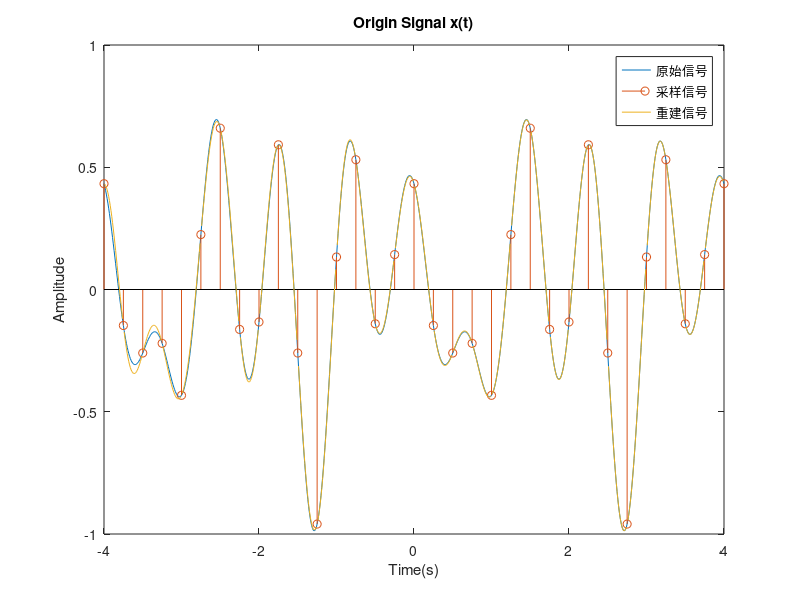
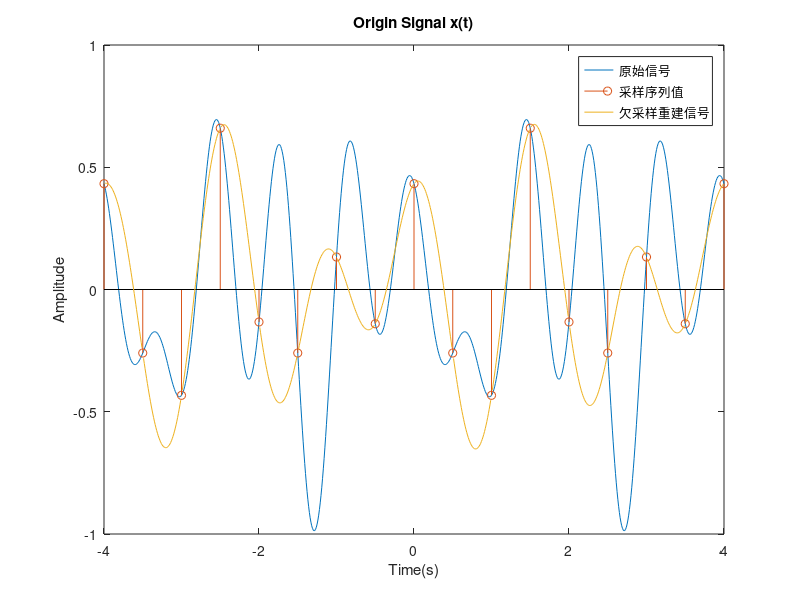

Here is the MATLAB script that generated these plots, in order:
%x(t)=0.3sin(2πt)+0.4cos(2.5πt+pi/4)+0.3cos(pi*t+pi/3)
%信号的采样与重建
%信号描述
%时间向量
t = -4:0.01:4;
signal = 0.3*sin(2*pi*t)+0.4*cos(2.5*pi*t+pi/4)+0.3*cos(pi*t+pi/3);

%绘制信号
figure;
plot(t,signal);
xlabel("Time(s)");
title("Origin Signal x(t)");
ylabel("Amplitude");


%Ts = 0.25采样
Ts = 0.25;
ts = -4:0.25:4;
sample_signal = 0.3*sin(2*pi*ts)+0.4*cos(2.5*pi*ts+pi/4)+0.3*cos(pi*ts+pi/3);
%绘制信号
hold on;
stem(ts,sample_signal);
xlabel("Time(s)");
title("Origin Signal x(t)");
ylabel("Amplitude");

%信号重建
x_re = zeros(1,801);

%执行插值运算
for i=1:801
for n=1:33
x_re(i) = x_re(i) + (sample_signal(n)*sin(pi*(t(i)-ts(n))/Ts))/(pi*(t(i)-ts(n))/Ts);
end
end

%绘制重建信号
plot(t,x_re);

%图例
legend("原始信号","采样信号","重建信号");

hold off;

%欠采样
Ts2 = 0.5;
ts2 = -4:0.5:4;
undersimple_signal = 0.3*sin(2*pi*ts2)+0.4*cos(2.5*pi*ts2+pi/4)+0.3*cos(pi*ts2+pi/3);
figure;
plot(t,signal);
xlabel("Time(s)");
title("Origin Signal x(t)");
ylabel("Amplitude");
hold on;
stem(ts2,undersimple_signal);

%重建信号
undersample_x_re = zeros(1,801);
for i=1:801
    for n=1:17
        undersample_x_re(i) = undersample_x_re(i) + undersimple_signal(n)*(sin(pi*(t(i)-ts2(n))/Ts2)/(pi*(t(i)-ts2(n))/Ts2));
    end
end

%绘制欠采样重建信号
plot(t,undersample_x_re);
legend("原始信号","采样序列值","欠采样重建信号");
hold off;